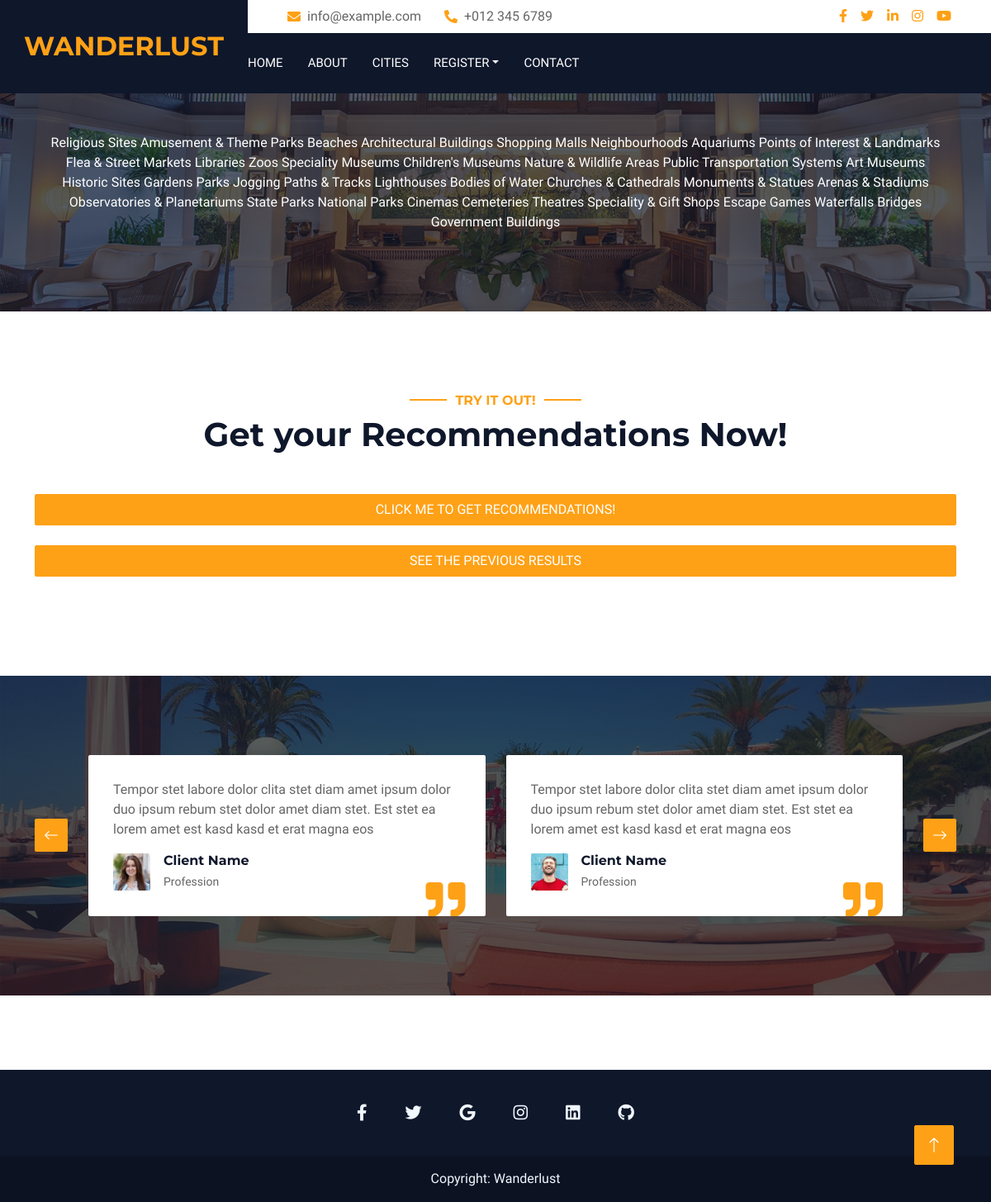
The page /chennai.html on the database its author committed.
### website/models.py (models this page shows)
class All_Categories_Chennai(models.Model):
    categories = models.CharField(max_length=255)

### website/views.py (the view, shortened to what this page needs)
# urls.py: path('chennai.html', views.chennai, name="chennai"),
def chennai(request):
    chennai_data = []
    for x in Chennai.objects.all().values():
        chennai_data.append(x)
    categories_list = []
    for x in All_Categories_Chennai.objects.all().values():
        categories_list.append(x)
    context = {'categories': categories_list,"chennai_try": chennai_data}
    return render(request, 'chennai.html', context)

### website/templates/chennai.html (shortened to what this page needs)
{% load static %}
<!DOCTYPE html>
<html lang="en">
  <head>
    <link
      href="https://cdnjs.cloudflare.com/ajax/libs/font-awesome/5.10.0/css/all.min.css"
      rel="stylesheet"
    />
    <link
      href="https://cdn.jsdelivr.net/npm/bootstrap-icons@1.4.1/font/bootstrap-icons.css"
      rel="stylesheet"
    />
    <link
      href="{% static 'website/lib/animate/animate.min.css' %}"
      rel="stylesheet"
    />
    <link
      href="{% static 'website/lib/owlcarousel/assets/owl.carousel.min.css' %}"
      rel="stylesheet"
    />
    <link
      href="{% static 'website//tempusdominus/css/tempusdominus-bootstrap-4.min.css' %}"
      rel="stylesheet"
    />
    <link
      href="{% static 'website/css/bootstrap.min.css' %}"
      rel="stylesheet"
    />
    <link href="{% static 'website/css/style.css' %}" rel="stylesheet" />
  </head>
  <body>
    <div class="container-xxl bg-white p-0">
      <div class="container-fluid bg-dark px-0">
        <div class="row gx-0">
          <div class="col-lg-3 bg-dark d-none d-lg-block">
            <a
              href="/"
              class="navbar-brand w-100 h-100 m-0 p-0 d-flex align-items-center justify-content-center"
            >
              <h1 class="m-0 text-primary text-uppercase fs-2">Wanderlust</h1>
            </a>
          </div>
          <div class="col-lg-9">
            <div class="row gx-0 bg-white d-none d-lg-flex">
              <div class="col-lg-7 px-5 text-start">
                <div class="h-100 d-inline-flex align-items-center py-2 me-4">
                  <i class="fa fa-envelope text-primary me-2"></i>
                  <p class="mb-0">info@example.com</p>
                </div>
                <div class="h-100 d-inline-flex align-items-center py-2">
                  <i class="fa fa-phone-alt text-primary me-2"></i>
                  <p class="mb-0">+012 345 6789</p>
                </div>
              </div>
              <div class="col-lg-5 px-5 text-end">
                <div class="d-inline-flex align-items-center py-2">
                  <a class="me-3" href=""><i class="fab fa-facebook-f"></i></a>
                  <a class="me-3" href=""><i class="fab fa-twitter"></i></a>
                  <a class="me-3" href=""><i class="fab fa-linkedin-in"></i></a>
                  <a class="me-3" href=""><i class="fab fa-instagram"></i></a>
                  <a class="" href=""><i class="fab fa-youtube"></i></a>
                </div>
              </div>
            </div>
            <nav class="navbar navbar-expand-lg bg-dark navbar-dark p-3 p-lg-0">
              <div
                class="collapse navbar-collapse justify-content-between"
                id="navbarCollapse"
              >
                <div class="navbar-nav mr-auto py-0">
                  <a href="/" class="nav-item nav-link">Home</a>
                  <a href="about.html" class="nav-item nav-link">About</a>
                  <a href="cities.html" class="nav-item nav-link">Cities</a>
                  {% if user.is_authenticated %}
                  <a href="/signout" class="nav-item nav-link">Sign Out</a>
                  {% else %}
                  <div class="nav-item dropdown">
                    <a
                      href="#"
                      class="nav-link dropdown-toggle"
                      data-bs-toggle="dropdown"
                      >Register</a>
                  </div>
                  {% endif %}
                  <a href="contact.html" class="nav-item nav-link">Contact</a>
                </div>
              </div>
            </nav>
          </div>
        </div>
      </div>
      <div
        class="container-fluid page-header mb-5 p-0"
        style="background-image: url({% static 'website/img/carousel-1.jpg' %})"
      >
        <div class="container-fluid page-header-inner py-5">
          <div class="container text-center pb-5 justify">
            <form method="post">
              {% if user.is_authenticated %}
              {% for x in categories %}
              <label style="color:#FFFFFF">
                <input type="checkbox" name="category_boxes" value="{{x.categories}}">
                {{x.categories}}
              </label>
              {% endfor %}
              <br>
              <br>
              <input type="hidden" name="action" value="button1">
              <button type="submit" class="btn btn-primary btn-block">Submit</button>
              {% else %}
                {% for x in categories %}
                <label style="color:#FFFFFF">
                  {{x.categories}}
                </label>
                {% endfor %}
              {% endif %}
            </form>
          </div>
        </div>
      </div>
      <div class="container-xxl py-5">
        <div class="container">
          <div class="text-center wow fadeInUp" data-wow-delay="0.1s">
              <h6 class="section-title text-center text-primary text-uppercase">Try it Out!</h6>
              <h1 class="mb-5">Get your Recommendations Now!</h1>
              <div class="d-grid gap-2">
                <form method="post">
                  <button type="submit" class="btn btn-primary btn-block" style="width: 100%;">
                    Click Me To get Recommendations!
                  </button>
                </form>
              </div>
              <br>
              <div class="d-grid gap-2">
                <form method="post">
                  <button type="submit" class="btn btn-primary btn-block" style="width: 100%;">
                    See the previous results
                  </button>
                </form>
              </div>
          </div>
        </div>
      </div>
      <div
        class="container-xxl testimonial mt-5 py-5 bg-dark wow zoomIn"
        data-wow-delay="0.1s"
        style="margin-bottom: 90px"
      >
        <div class="container">
          <div class="owl-carousel testimonial-carousel py-5">
            <div
              class="testimonial-item position-relative bg-white rounded overflow-hidden"
            >
              <p>
                Tempor stet labore dolor clita stet diam amet ipsum dolor duo
                ipsum rebum stet dolor amet diam stet. Est stet ea lorem amet
                est kasd kasd et erat magna eos
              </p>
              <div class="d-flex align-items-center">
                <img
                  class="img-fluid flex-shrink-0 rounded"
                  src="{% static 'website/img/testimonial-1.jpg' %}"
                  style="width: 45px; height: 45px"
                />
                <div class="ps-3">
                  <h6 class="fw-bold mb-1">Client Name</h6>
                  <small>Profession</small>
                </div>
              </div>
              <i
                class="fa fa-quote-right fa-3x text-primary position-absolute end-0 bottom-0 me-4 mb-n1"
              ></i>
            </div>
            <div
              class="testimonial-item position-relative bg-white rounded overflow-hidden"
            >
              <p>
                Tempor stet labore dolor clita stet diam amet ipsum dolor duo
                ipsum rebum stet dolor amet diam stet. Est stet ea lorem amet
                est kasd kasd et erat magna eos
              </p>
              <div class="d-flex align-items-center">
                <img
                  class="img-fluid flex-shrink-0 rounded"
                  src="{% static 'website/img/testimonial-2.jpg' %}"
                  style="width: 45px; height: 45px"
                />
                <div class="ps-3">
                  <h6 class="fw-bold mb-1">Client Name</h6>
                  <small>Profession</small>
                </div>
              </div>
              <i
                class="fa fa-quote-right fa-3x text-primary position-absolute end-0 bottom-0 me-4 mb-n1"
              ></i>
            </div>
          </div>
        </div>
      </div>
      <footer class="text-center text-white" style="background-color: #0F172B;">
                  <div class="container pt-4">
                    <section class="mb-4">
                      <a
                        class="btn btn-link btn-floating btn-lg text-light m-1"
                        href="#!"
                        role="button"
                        data-mdb-ripple-color="dark"
                        ><i class="fab fa-facebook-f"></i
                      ></a>
                      <a
                        class="btn btn-link btn-floating btn-lg text-light m-1"
                        href="#!"
                        role="button"
                        data-mdb-ripple-color="dark"
                        ><i class="fab fa-twitter"></i
                      ></a>
                      <a
                        class="btn btn-link btn-floating btn-lg text-light m-1"
                        href="#!"
                        role="button"
                        data-mdb-ripple-color="dark"
                        ><i class="fab fa-google"></i
                      ></a>
                      <a
                        class="btn btn-link btn-floating btn-lg text-light m-1"
                        href=""
                        role="button"
                        data-mdb-ripple-color="dark"
                        ><i class="fab fa-instagram"></i
                      ></a>
                      <a
                        class="btn btn-link btn-floating btn-lg text-light m-1"
                        href="#!"
                        role="button"
                        data-mdb-ripple-color="dark"
                        ><i class="fab fa-linkedin"></i
                      ></a>
                      <a
                        class="btn btn-link btn-floating btn-lg text-light m-1"
                        href="#!"
                        role="button"
                        data-mdb-ripple-color="dark"
                        ><i class="fab fa-github"></i
                      ></a>
                    </section>
                  </div>
                  <div class="text-center text-light p-3" style="background-color: rgba(0, 0, 0, 0.2);">
                    <a class="text-light" href="https://mdbootstrap.com/">Copyright: Wanderlust</a>
                  </div>
                </footer>
                </div>
      <a href="#" class="btn btn-lg btn-primary btn-lg-square back-to-top"
        ><i class="bi bi-arrow-up"></i
      ></a>
  </body>
</html>

### static/website/css/style.css (style rules this page uses)
:root { --primary: #FEA116; --light: #F1F8FF; --dark: #0F172B; }
.back-to-top { position: fixed; display: none; right: 45px; bottom: 45px; z-index: 99; }
.btn { font-weight: 500; text-transform: uppercase; transition: .5s; }
.btn.btn-primary, .btn.btn-secondary { color: #FFFFFF; }
.btn-lg-square { width: 48px; height: 48px; }
.btn-square, .btn-sm-square, .btn-lg-square { padding: 0; display: flex; align-items: center; justify-content: center; font-weight: normal; border-radius: 2px; }
.navbar-dark .navbar-nav .nav-link { margin-right: 30px; padding: 25px 0; color: #FFFFFF; font-size: 15px; text-transform: uppercase; outline: none; }
.page-header { background-position: center center; background-repeat: no-repeat; background-size: cover; }
.page-header-inner { background: rgba(15, 23, 43, .7); }
.section-title { position: relative; display: inline-block; }
.section-title::before { position: absolute; content: ""; width: 45px; height: 2px; top: 50%; left: -55px; margin-top: -1px; background: var(--primary); }
.section-title::after { position: absolute; content: ""; width: 45px; height: 2px; top: 50%; right: -55px; margin-top: -1px; background: var(--primary); }
.testimonial { background: linear-gradient(rgba(15, 23, 43, .7), rgba(15, 23, 43, .7)), url(../img/carousel-2.jpg); background-position: center center; background-repeat: no-repeat; background-size: cover; }
.testimonial-carousel { padding-left: 65px; padding-right: 65px; }
.testimonial-carousel .testimonial-item { padding: 30px; }

### rows shown on the page
All_Categories_Chennai: categories "Religious Sites"
All_Categories_Chennai: categories "Amusement & Theme Parks"
All_Categories_Chennai: categories "Beaches"
All_Categories_Chennai: categories "Architectural Buildings"
All_Categories_Chennai: categories "Shopping Malls"
All_Categories_Chennai: categories "Neighbourhoods"
All_Categories_Chennai: categories "Aquariums"
All_Categories_Chennai: categories "Points of Interest & Landmarks"
All_Categories_Chennai: categories "Flea & Street Markets"
All_Categories_Chennai: categories "Libraries"
All_Categories_Chennai: categories "Zoos"
All_Categories_Chennai: categories "Speciality Museums"
All_Categories_Chennai: categories "Children's Museums"
All_Categories_Chennai: categories "Nature & Wildlife Areas"
All_Categories_Chennai: categories "Public Transportation Systems"
All_Categories_Chennai: categories "Art Museums"
All_Categories_Chennai: categories "Historic Sites"
All_Categories_Chennai: categories "Gardens"
All_Categories_Chennai: categories "Parks"
All_Categories_Chennai: categories "Jogging Paths & Tracks"
All_Categories_Chennai: categories "Lighthouses"
All_Categories_Chennai: categories "Bodies of Water"
All_Categories_Chennai: categories "Churches & Cathedrals"
All_Categories_Chennai: categories "Monuments & Statues"
All_Categories_Chennai: categories "Arenas & Stadiums"
All_Categories_Chennai: categories "Observatories & Planetariums"
All_Categories_Chennai: categories "State Parks"
All_Categories_Chennai: categories "National Parks"
All_Categories_Chennai: categories "Cinemas"
All_Categories_Chennai: categories "Cemeteries"
All_Categories_Chennai: categories "Theatres"
All_Categories_Chennai: categories "Speciality & Gift Shops"
All_Categories_Chennai: categories "Escape Games"
All_Categories_Chennai: categories "Waterfalls"
All_Categories_Chennai: categories "Bridges"
All_Categories_Chennai: categories "Government Buildings"
